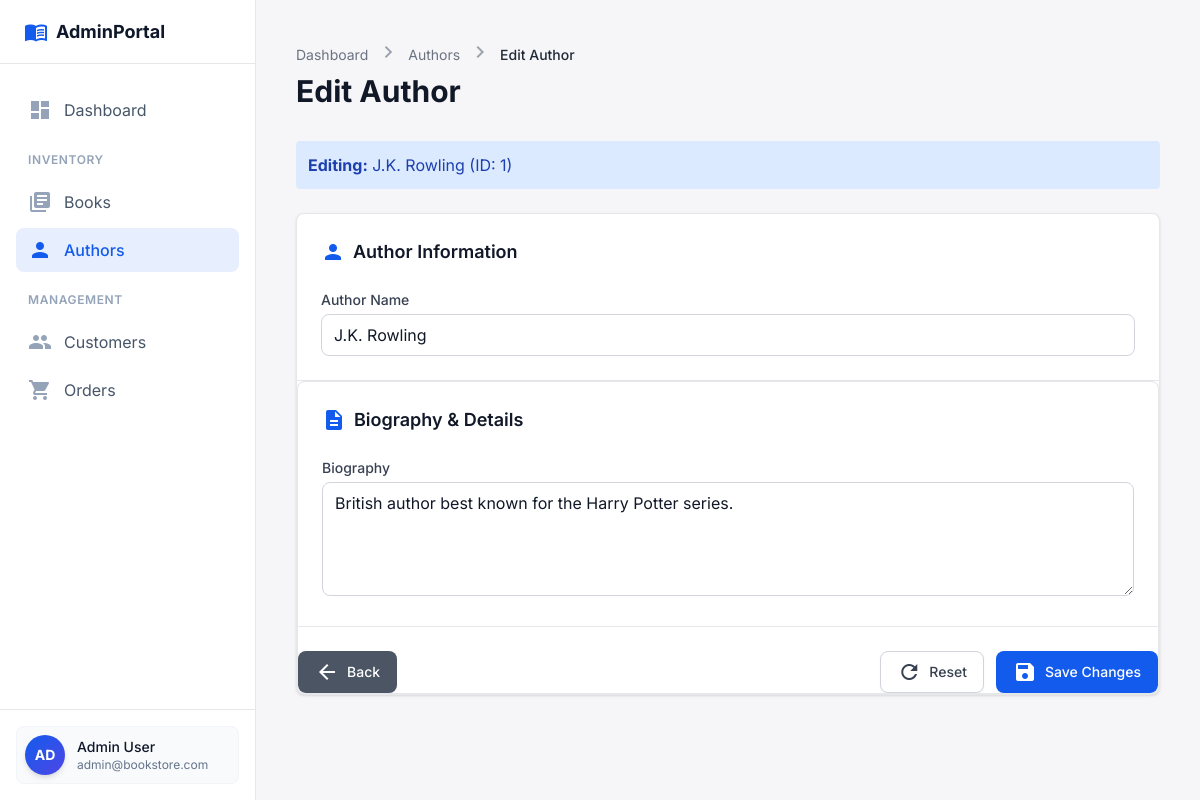
The page /index.php?page=editauthor&id=1 on the database as committed earlier.
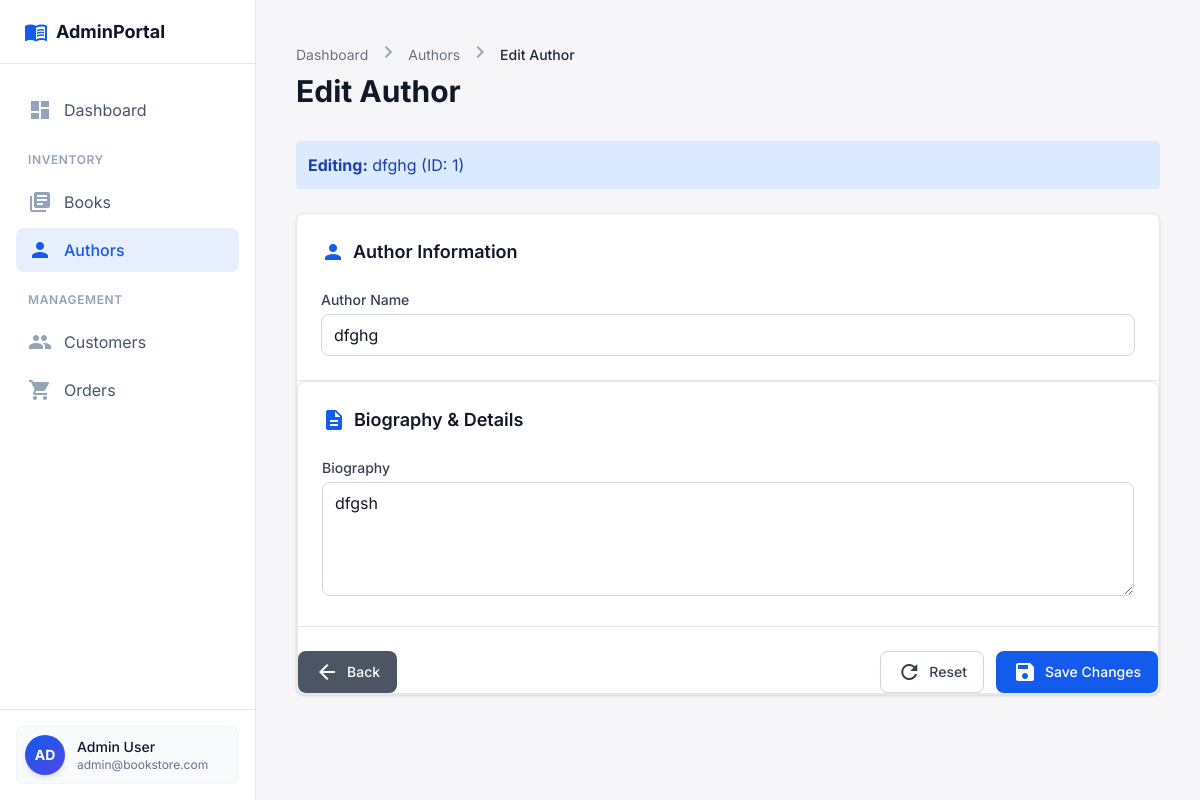
The same page on the database as committed later.
### tables this page shows
CREATE TABLE AUTHORS (
    AUTHOR_ID INTEGER PRIMARY KEY AUTOINCREMENT,
    NAME TEXT NOT NULL,
    BIOGRAPHY TEXT
, ROYALTY REAL DEFAULT 0.0);

### controllers/AuthorController.php (called while the page is built, shortened)
<?php
require_once __DIR__ . '/../db.php';
function getAuthorById($id) {
    global $pdo;
    $stmt = $pdo->prepare('SELECT * FROM AUTHORS WHERE AUTHOR_ID = ?');
    $stmt->execute([$id]);
    return $stmt->fetch(PDO::FETCH_ASSOC);
}

### views/EditAuthor.php (the view, shortened to what the changed rows need)
<?php
require_once __DIR__ . '/../controllers/AuthorController.php';
$author = null;
$id = isset($_GET['id']) ? intval($_GET['id']) : 0;
if ($id) {
    $author = getAuthorById($id);
}
?>
<!DOCTYPE html>
<html lang="en"><head>
<script src="https://cdn.tailwindcss.com?plugins=forms,container-queries"></script>
<script id="tailwind-config">
    tailwind.config = {
            darkMode: "class",
            theme: {
                extend: {
                    colors: {
                        "primary": "#135bec",
                        "background-light": "#f6f6f8",
                        "background-dark": "#101622",
                    },
                    fontFamily: {
                        "display": ["Inter", "sans-serif"]
                    },
                    borderRadius: { "DEFAULT": "0.25rem", "lg": "0.5rem", "xl": "0.75rem", "full": "9999px" },
                },
            },
        }
    </script>
</head>
<body class="bg-background-light dark:bg-background-dark font-display antialiased text-gray-800 dark:text-gray-100 min-h-screen flex flex-col md:flex-row">
<main class="flex-1 p-4 md:p-8 lg:p-10 max-w-7xl mx-auto w-full">
<div class="mb-8 flex flex-col sm:flex-row sm:items-center sm:justify-between gap-4">
<div>
<h1 class="text-2xl md:text-3xl font-bold text-gray-900 dark:text-white">Edit Author</h1>
</div>
</div>
<?php if ($author): ?>
<form action="#" class="space-y-6" method="POST">
<?php if ($author): ?>
    <div class="mb-4 p-3 rounded bg-blue-100 text-blue-800">
        <strong>Editing:</strong> <?php echo htmlspecialchars($author['NAME']); ?> (ID: <?php echo $author['AUTHOR_ID']; ?>)
    </div>
<?php endif; ?>
<div class="bg-white dark:bg-gray-800 rounded-lg shadow border border-gray-200 dark:border-gray-700 overflow-hidden">
<div class="p-6 border-b border-gray-200 dark:border-gray-700">
<h2 class="text-lg font-semibold text-gray-900 dark:text-white flex items-center gap-2 mb-6">
<span class="material-icons text-primary">person</span>
                    Author Information
                    </h2>
<div class="grid grid-cols-1 md:grid-cols-2 gap-6">
<div class="md:col-span-2">
<label class="block text-sm font-medium text-gray-700 dark:text-gray-300 mb-1" for="fullname">
                            Author Name
                            </label>
<input class="w-full px-3 py-2 border border-gray-300 dark:border-gray-600 rounded-lg bg-white dark:bg-gray-700 text-gray-900 dark:text-white focus:ring-2 focus:ring-primary focus:border-transparent" id="fullname" name="fullname" placeholder="Enter author name" type="text" value="<?php echo htmlspecialchars($_POST['fullname'] ?? ($author['NAME'] ?? '')); ?>" required/>
</div>
</div>
</div>
<div class="bg-white dark:bg-gray-800 rounded-lg shadow border border-gray-200 dark:border-gray-700 overflow-hidden">
<div class="p-6 border-b border-gray-200 dark:border-gray-700">
<h2 class="text-lg font-semibold text-gray-900 dark:text-white flex items-center gap-2 mb-6">
<span class="material-icons text-primary">description</span>
                    Biography &amp; Details
                    </h2>
<div class="space-y-6">
<div>
<label class="block text-sm font-medium text-gray-700 dark:text-gray-300 mb-1" for="biography">
                            Biography
                            </label>
<textarea class="w-full px-3 py-2 border border-gray-300 dark:border-gray-600 rounded-lg bg-white dark:bg-gray-700 text-gray-900 dark:text-white focus:ring-2 focus:ring-primary focus:border-transparent" id="biography" name="biography" placeholder="Enter biography..." rows="4"><?php echo htmlspecialchars($_POST['biography'] ?? ($author['BIOGRAPHY'] ?? '')); ?></textarea>
</div>
</div>
</div>
<div class="flex items-center justify-between pt-6">
<button class="inline-flex items-center justify-center px-4 py-2 border border-transparent text-sm font-medium rounded-lg shadow-sm text-white bg-gray-600 hover:bg-gray-700 dark:bg-gray-700 dark:hover:bg-gray-600 focus:outline-none transition-all" type="button" onclick="window.history.back()">
<span class="material-icons text-lg mr-2">arrow_back</span>
                Back
                </button>
<div class="flex gap-3">
<button class="inline-flex items-center justify-center px-4 py-2 border border-gray-300 dark:border-gray-600 text-sm font-medium rounded-lg shadow-sm text-gray-700 dark:text-gray-300 bg-white dark:bg-gray-700 hover:bg-gray-50 dark:hover:bg-gray-600 focus:outline-none transition-all" type="reset">
<span class="material-icons text-lg mr-2">refresh</span>
                    Reset
                    </button>
<button class="inline-flex items-center justify-center px-4 py-2 border border-transparent text-sm font-medium rounded-lg shadow-sm text-white bg-primary hover:bg-primary/90 focus:outline-none transition-all" type="submit">
<span class="material-icons text-lg mr-2">save</span>
                    Save Changes
                    </button>
</div>
</div>
</form>
<?php endif; ?>
</main>
</body>
</html>

Rows that differ between the two databases and show on the page:
changed authors id 1: NAME "J.K. Rowling" → "dfghg"; fullname "J.K. Rowling" → "dfghg"; biography "British author best known for the Harry Potter series." → "dfgsh"
